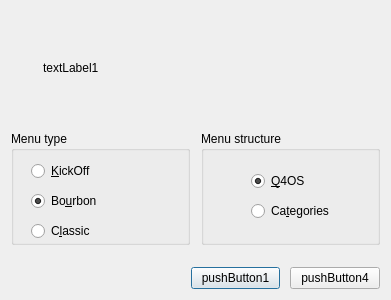
<?xml version="1.0" encoding="UTF-8"?>
<ui version="4.0">
 <class>TForm_ui_form3</class>
 <widget class="QDialog" name="TForm_ui_form3">
  <property name="geometry">
   <rect>
    <x>0</x>
    <y>0</y>
    <width>391</width>
    <height>300</height>
   </rect>
  </property>
  <property name="windowTitle">
   <string>Start menu configuration</string>
  </property>
  <property name="modal">
   <bool>true</bool>
  </property>
  <layout class="QVBoxLayout">
   <item>
    <layout class="QHBoxLayout">
     <property name="spacing">
      <number>15</number>
     </property>
     <item>
      <spacer name="spacer1">
       <property name="orientation">
        <enum>Qt::Horizontal</enum>
       </property>
       <property name="sizeType">
        <enum>QSizePolicy::Fixed</enum>
       </property>
       <property name="sizeHint" stdset="0">
        <size>
         <width>10</width>
         <height>20</height>
        </size>
       </property>
      </spacer>
     </item>
     <item>
      <widget class="QLabel" name="pixmapLabel1">
       <property name="pixmap">
        <pixmap resource="resource1.qrc">:/newPrefix/background1.png</pixmap>
       </property>
       <property name="scaledContents">
        <bool>false</bool>
       </property>
       <property name="wordWrap">
        <bool>false</bool>
       </property>
      </widget>
     </item>
     <item>
      <widget class="QLabel" name="textLabel1">
       <property name="sizePolicy">
        <sizepolicy hsizetype="Expanding" vsizetype="Preferred">
         <horstretch>0</horstretch>
         <verstretch>0</verstretch>
        </sizepolicy>
       </property>
       <property name="text">
        <string>textLabel1</string>
       </property>
       <property name="wordWrap">
        <bool>false</bool>
       </property>
      </widget>
     </item>
    </layout>
   </item>
   <item>
    <layout class="QHBoxLayout">
     <property name="spacing">
      <number>11</number>
     </property>
     <item>
      <widget class="QGroupBox" name="buttonGroup1">
       <property name="title">
        <string>Menu type</string>
       </property>
       <widget class="QRadioButton" name="radioButton1">
        <property name="geometry">
         <rect>
          <x>20</x>
          <y>30</y>
          <width>140</width>
          <height>20</height>
         </rect>
        </property>
        <property name="toolTip">
         <string>KickOff type menu</string>
        </property>
        <property name="text">
         <string>&amp;KickOff</string>
        </property>
       </widget>
       <widget class="QRadioButton" name="radioButton2">
        <property name="geometry">
         <rect>
          <x>20</x>
          <y>60</y>
          <width>140</width>
          <height>20</height>
         </rect>
        </property>
        <property name="toolTip">
         <string>Two panel menu with search line</string>
        </property>
        <property name="text">
         <string>Bo&amp;urbon</string>
        </property>
        <property name="checked">
         <bool>true</bool>
        </property>
       </widget>
       <widget class="QRadioButton" name="radioButton3">
        <property name="geometry">
         <rect>
          <x>20</x>
          <y>90</y>
          <width>140</width>
          <height>20</height>
         </rect>
        </property>
        <property name="toolTip">
         <string>Classic style cascading menu</string>
        </property>
        <property name="text">
         <string>C&amp;lassic</string>
        </property>
       </widget>
      </widget>
     </item>
     <item>
      <widget class="QGroupBox" name="buttonGroup2">
       <property name="title">
        <string>Menu structure</string>
       </property>
       <widget class="QRadioButton" name="radioButton4">
        <property name="geometry">
         <rect>
          <x>50</x>
          <y>40</y>
          <width>140</width>
          <height>20</height>
         </rect>
        </property>
        <property name="toolTip">
         <string>Menu items organized by Applications</string>
        </property>
        <property name="text">
         <string>&amp;Q4OS</string>
        </property>
        <property name="checked">
         <bool>true</bool>
        </property>
       </widget>
       <widget class="QRadioButton" name="radioButton5">
        <property name="geometry">
         <rect>
          <x>50</x>
          <y>70</y>
          <width>140</width>
          <height>20</height>
         </rect>
        </property>
        <property name="toolTip">
         <string>Menu items organized by Categories</string>
        </property>
        <property name="text">
         <string>Ca&amp;tegories</string>
        </property>
       </widget>
      </widget>
     </item>
    </layout>
   </item>
   <item>
    <spacer name="spacer3">
     <property name="orientation">
      <enum>Qt::Vertical</enum>
     </property>
     <property name="sizeType">
      <enum>QSizePolicy::Fixed</enum>
     </property>
     <property name="sizeHint" stdset="0">
      <size>
       <width>20</width>
       <height>16</height>
      </size>
     </property>
    </spacer>
   </item>
   <item>
    <layout class="QHBoxLayout">
     <property name="spacing">
      <number>10</number>
     </property>
     <item>
      <spacer name="spacer2">
       <property name="orientation">
        <enum>Qt::Horizontal</enum>
       </property>
       <property name="sizeType">
        <enum>QSizePolicy::Expanding</enum>
       </property>
       <property name="sizeHint" stdset="0">
        <size>
         <width>50</width>
         <height>20</height>
        </size>
       </property>
      </spacer>
     </item>
     <item>
      <spacer name="spacer4">
       <property name="orientation">
        <enum>Qt::Horizontal</enum>
       </property>
       <property name="sizeType">
        <enum>QSizePolicy::Expanding</enum>
       </property>
       <property name="sizeHint" stdset="0">
        <size>
         <width>40</width>
         <height>20</height>
        </size>
       </property>
      </spacer>
     </item>
     <item>
      <widget class="QPushButton" name="pushButton1">
       <property name="sizePolicy">
        <sizepolicy hsizetype="MinimumExpanding" vsizetype="Fixed">
         <horstretch>0</horstretch>
         <verstretch>0</verstretch>
        </sizepolicy>
       </property>
       <property name="text">
        <string>pushButton1</string>
       </property>
      </widget>
     </item>
     <item>
      <widget class="QPushButton" name="pushButton4">
       <property name="sizePolicy">
        <sizepolicy hsizetype="MinimumExpanding" vsizetype="Fixed">
         <horstretch>0</horstretch>
         <verstretch>0</verstretch>
        </sizepolicy>
       </property>
       <property name="text">
        <string>pushButton4</string>
       </property>
      </widget>
     </item>
    </layout>
   </item>
  </layout>
 </widget>
 <layoutdefault spacing="6" margin="11"/>
 <resources>
   <include location="resource1.qrc"/>
 </resources>
 <connections>
  <connection>
   <sender>pushButton1</sender>
   <signal>clicked()</signal>
   <receiver>TForm_ui_form3</receiver>
   <slot>pushButton1_clicked()</slot>
   <hints>
    <hint type="sourcelabel">
     <x>20</x>
     <y>20</y>
    </hint>
    <hint type="destinationlabel">
     <x>20</x>
     <y>20</y>
    </hint>
   </hints>
  </connection>
  <connection>
   <sender>pushButton4</sender>
   <signal>clicked()</signal>
   <receiver>TForm_ui_form3</receiver>
   <slot>pushButton4_clicked()</slot>
   <hints>
    <hint type="sourcelabel">
     <x>20</x>
     <y>20</y>
    </hint>
    <hint type="destinationlabel">
     <x>20</x>
     <y>20</y>
    </hint>
   </hints>
  </connection>
 </connections>
</ui>
